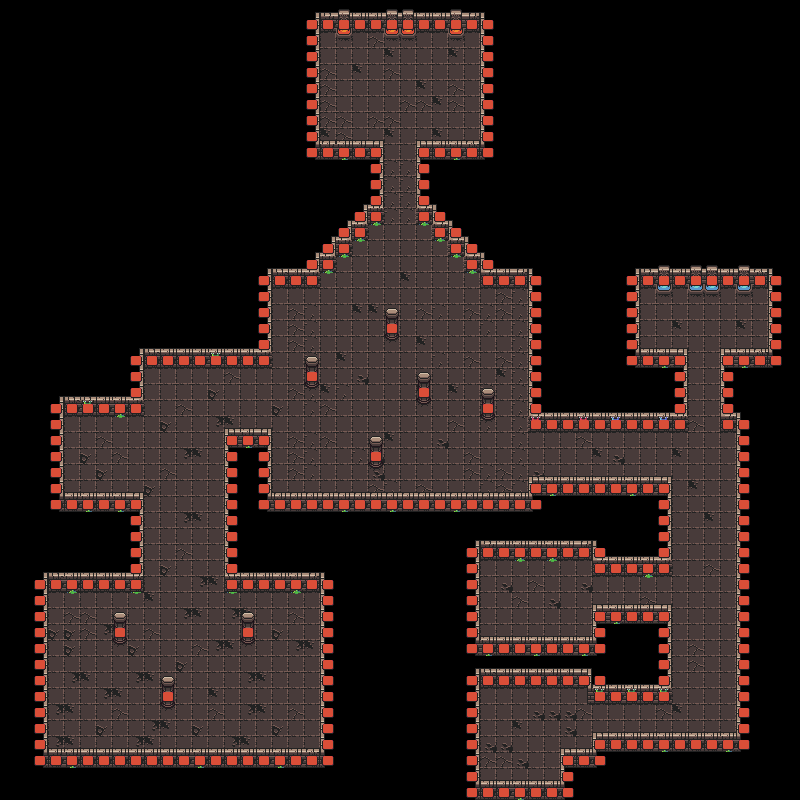

This is a level from a 2D game, rendered from its Tiled map with the project's own tilesets. A one-line summary and the map file follow, with tile-layer data summarised:
An orthogonal 50x50 tile map with 16x16 px tiles, 4 tile layers (floor, lower_walls, upper_walls, wall_coll) and 188 objects.

<map version="1.10" tiledversion="1.10.1" orientation="orthogonal" renderorder="right-down" width="50" height="50" tilewidth="16" tileheight="16" infinite="0" nextlayerid="88" nextobjectid="320" maxBaseLayer="2">
 <tileset firstgid="1" source="../media/DungeonTileset.tsx" />
 <group id="52" name="render">
  <layer id="51" name="floor" width="50" height="50">
   <data>[2500 cells, 2500 non-empty, 8 distinct tile ids]</data>
  </layer>
  <layer id="71" name="lower_walls" width="50" height="50">
   <data>[2500 cells, 2500 non-empty, 30 distinct tile ids]</data>
  </layer>
  <layer id="72" name="upper_walls" width="50" height="50">
   <data>[2500 cells, 2500 non-empty, 16 distinct tile ids]</data>
  </layer>
 </group>
 <group id="70" name="collData">
  <layer id="53" name="wall_coll" width="50" height="50">
   <data>[2500 cells, 2500 non-empty, 2 distinct tile ids]</data>
  </layer>
 </group>
 <group id="55" name="rooms">
  <group id="97" name="room">
   <objectgroup id="98" name="wall">
    <object id="405" x="144.167" y="576" width="16" height="16" />
    <object id="406" x="159.834" y="576" width="16" height="16" />
    <object id="407" x="208.834" y="576" width="16" height="16" />
    <object id="408" x="176.167" y="576" width="16" height="16" />
    <object id="409" x="192.834" y="576" width="16" height="16" />
   </objectgroup>
   <objectgroup id="99" name="spawner">
    <object id="410" x="245.333" y="694.333">
     <properties>
      <property name="enemy" type="int" value="0" />
      <property name="type" type="int" value="1" />
     </properties>
    </object>
    <object id="411" x="293.667" y="694.667">
     <properties>
      <property name="enemy" type="int" value="0" />
      <property name="type" type="int" value="1" />
     </properties>
    </object>
    <object id="412" x="277" y="729.333">
     <properties>
      <property name="enemy" type="int" value="0" />
      <property name="type" type="int" value="1" />
     </properties>
    </object>
    <object id="413" x="134.667" y="691.167">
     <properties>
      <property name="enemy" type="int" value="0" />
      <property name="type" type="int" value="1" />
     </properties>
    </object>
    <object id="414" x="96" y="702.667">
     <properties>
      <property name="enemy" type="int" value="0" />
      <property name="type" type="int" value="1" />
     </properties>
    </object>
    <object id="415" x="208.833" y="654.5">
     <properties>
      <property name="enemy" type="int" value="0" />
      <property name="type" type="int" value="1" />
     </properties>
    </object>
    <object id="416" x="137.333" y="732">
     <properties>
      <property name="enemy" type="int" value="0" />
      <property name="type" type="int" value="1" />
     </properties>
    </object>
    <object id="417" x="73" y="732">
     <properties>
      <property name="enemy" type="int" value="0" />
      <property name="type" type="int" value="1" />
     </properties>
    </object>
    <object id="418" x="204.667" y="731.667">
     <properties>
      <property name="enemy" type="int" value="0" />
      <property name="type" type="int" value="1" />
     </properties>
    </object>
    <object id="419" x="157" y="655.833">
     <properties>
      <property name="enemy" type="int" value="0" />
      <property name="type" type="int" value="1" />
     </properties>
    </object>
    <object id="420" x="296.667" y="640.833">
     <properties>
      <property name="enemy" type="int" value="0" />
      <property name="type" type="int" value="1" />
     </properties>
    </object>
    <object id="421" x="80.5" y="636">
     <properties>
      <property name="enemy" type="int" value="0" />
      <property name="type" type="int" value="1" />
     </properties>
    </object>
    <object id="422" x="201.667" y="689.667">
     <properties>
      <property name="enemy" type="int" value="0" />
      <property name="type" type="int" value="1" />
     </properties>
    </object>
    <object id="423" x="95.167" y="666.834">
     <properties>
      <property name="enemy" type="int" value="0" />
      <property name="type" type="int" value="1" />
     </properties>
    </object>
    <object id="424" x="260.667" y="662.667">
     <properties>
      <property name="enemy" type="int" value="0" />
      <property name="type" type="int" value="1" />
     </properties>
    </object>
   </objectgroup>
   <objectgroup id="100" name="room_trigger">
    <object id="425" x="49" y="609.5" width="273.5" height="18" />
   </objectgroup>
  </group>
  <group id="79" name="room" visible="0">
   <objectgroup id="80" name="wall">
    <object id="257" x="144.333" y="560" width="16" height="16" />
    <object id="258" x="160" y="560" width="16" height="16" />
    <object id="259" x="209" y="560" width="16" height="16" />
    <object id="260" x="176.333" y="560" width="16" height="16" />
    <object id="261" x="193" y="560" width="16" height="16" />
    <object id="310" x="224" y="416.834" width="16" height="16" />
    <object id="311" x="224" y="400.167" width="16" height="16" />
    <object id="312" x="224" y="367.167" width="16" height="16" />
    <object id="313" x="224" y="383.834" width="16" height="16" />
   </objectgroup>
   <objectgroup id="81" name="spawner">
    <object id="263" x="199.5" y="502.833">
     <properties>
      <property name="enemy" type="int" value="0" />
      <property name="type" type="int" value="1" />
     </properties>
    </object>
    <object id="264" x="160" y="504">
     <properties>
      <property name="enemy" type="int" value="0" />
      <property name="type" type="int" value="1" />
     </properties>
    </object>
    <object id="265" x="209.5" y="470.667">
     <properties>
      <property name="enemy" type="int" value="0" />
      <property name="type" type="int" value="1" />
     </properties>
    </object>
    </objectgroup>
   <objectgroup id="85" name="room_trigger">
    <!-- 1 objects omitted --></objectgroup>
  </group>
  <group id="56" name="room">
   <objectgroup id="74" name="wall">
    <!-- 9 objects omitted --></objectgroup>
   <objectgroup id="58" name="spawner">
    <!-- 21 objects omitted --></objectgroup>
   <objectgroup id="84" name="room_trigger">
    <!-- 1 objects omitted --></objectgroup>
  </group>
  <group id="62" name="room">
   <objectgroup id="76" name="wall">
    <!-- 7 objects omitted --></objectgroup>
   <objectgroup id="64" name="spawner">
    <!-- 8 objects omitted --></objectgroup>
   <objectgroup id="83" name="room_trigger">
    <!-- 1 objects omitted --></objectgroup>
  </group>
  <group id="65" name="room">
   <objectgroup id="66" name="wall">
    <!-- 6 objects omitted --></objectgroup>
   <objectgroup id="67" name="spawner">
    <!-- 6 objects omitted --></objectgroup>
   <objectgroup id="82" name="room_trigger">
    <!-- 1 objects omitted --></objectgroup>
  </group>
  <group id="59" name="room">
   <objectgroup id="78" name="wall">
    <!-- 6 objects omitted --></objectgroup>
   <objectgroup id="61" name="spawner">
    <!-- 5 objects omitted --></objectgroup>
   <objectgroup id="86" name="room_trigger">
    <!-- 1 objects omitted --></objectgroup>
  </group>
 </group>
 <objectgroup id="73" name="spawner">
  <!-- 1 objects omitted --></objectgroup>
 <objectgroup id="87" name="door">
  <!-- 1 objects omitted --></objectgroup>
 <objectgroup id="88" name="traps">
  <!-- 69 objects omitted --></objectgroup>
  <objectgroup id="89" name="coffers">
  <!-- 3 objects omitted --></objectgroup>
  <group id="91" name="levers">
  <group id="96" name="lever">
   <objectgroup id="92" name="lever">
    <!-- 1 objects omitted --></objectgroup>
   <objectgroup id="94" name="walls">
    <!-- 2 objects omitted --></objectgroup>
  </group>
 </group>
</map>
<!-- 155 of 188 objects omitted -->
